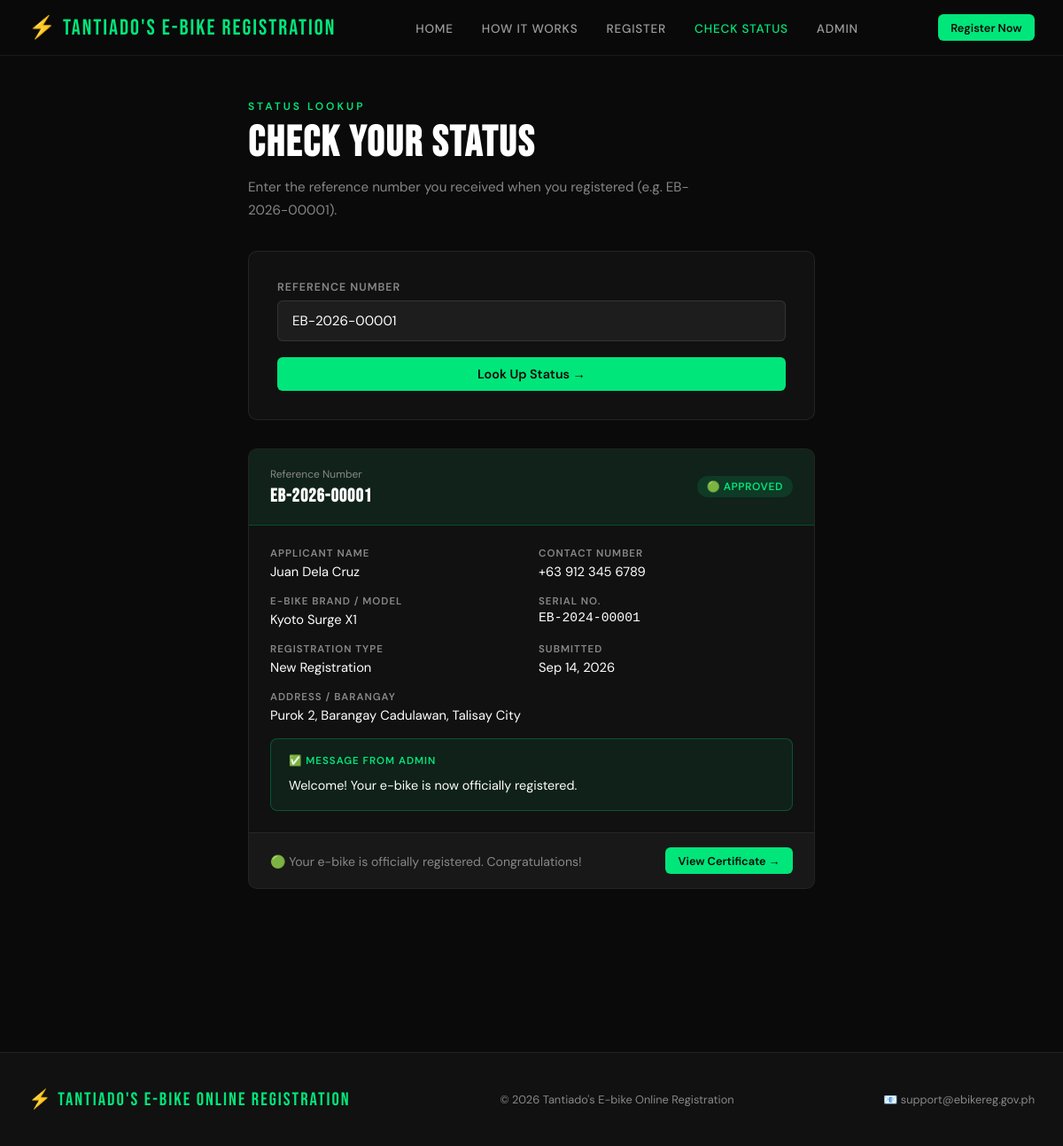
Screenshot of /check_status.php?ref=EB-2026-00001 with the database file from the repository.
### tables this page shows
CREATE TABLE IF NOT EXISTS registrations (
    id                 INT AUTO_INCREMENT PRIMARY KEY,
    reference_no       VARCHAR(20)   NOT NULL UNIQUE,            
    applicant_name     VARCHAR(150)  NOT NULL,
    address            VARCHAR(255)  NOT NULL,                   
    contact_number     VARCHAR(30)   NOT NULL,
    email              VARCHAR(150)  NOT NULL,
    ebike_brand_model  VARCHAR(150)  NOT NULL,
    serial_no          VARCHAR(100)  NOT NULL UNIQUE,
    year_bought        YEAR          NOT NULL,
    registration_type  ENUM('New Registration','Renewal','Transfer of Ownership') NOT NULL DEFAULT 'New Registration',
    doc_picture        VARCHAR(255)  NOT NULL,                   
    admin_response     TEXT,                                     
    status              ENUM('Pending','Approved','Rejected') NOT NULL DEFAULT 'Pending',
    created_at          DATETIME      NOT NULL DEFAULT CURRENT_TIMESTAMP,
    updated_at          DATETIME      NOT NULL DEFAULT CURRENT_TIMESTAMP ON UPDATE CURRENT_TIMESTAMP
);

### check_status.php (the view, shortened to what this page needs)
<?php
$result = null;
if ($_SERVER['REQUEST_METHOD'] === 'POST' || isset($_GET['ref'])) {
    include 'includes/db.php';
    $ref = trim($conn->real_escape_string($_POST['reference_no'] ?? $_GET['ref'] ?? ''));
    if (!$ref) {
        $error = 'Please enter your reference number.';
    } else {
        $res = $conn->query("SELECT * FROM registrations WHERE reference_no = '$ref' LIMIT 1");
        if ($res && $res->num_rows > 0) {
            $result = $res->fetch_assoc();
        } else {
            $error = 'No registration found for that reference number. Double-check and try again.';
        }
    }
}
include 'includes/header.php';
?>
<div class="container">
  <div class="status-wrap">
    <div style="padding-top:0;margin-bottom:2rem">
      <div class="section-label">Status Lookup</div>
      <h2 class="section-title">CHECK YOUR STATUS</h2>
      <p class="section-sub" style="margin-bottom:0">Enter the reference number you received when you registered (e.g. EB-2026-00001).</p>
    </div>
    <div class="search-card">
      <form method="POST" action="check_status.php">
        <div class="form-group">
          <label>Reference Number</label>
          <input type="text" name="reference_no" value="<?= htmlspecialchars($_POST['reference_no'] ?? $_GET['ref'] ?? '') ?>"
                 placeholder="EB-2026-00001" required autofocus>
        </div>
        <button type="submit" class="btn btn-primary" style="width:100%;justify-content:center">Look Up Status →</button>
      </form>
    </div>
    <?php if ($result): $r = $result; ?>
      <div class="result-card">
        <div class="result-header <?= strtolower($r['status']) ?>">
          <div>
            <div style="font-size:0.75rem;color:var(--gray);margin-bottom:0.2rem">Reference Number</div>
            <strong style="font-family:'Bebas Neue',sans-serif;font-size:1.3rem;letter-spacing:1px">
              <?= htmlspecialchars($r['reference_no']) ?>
            </strong>
          </div>
          <span class="badge badge-<?= strtolower($r['status']) ?>">
            <?php if ($r['status'] === 'Pending'): ?>🟡 Pending
            <?php elseif ($r['status'] === 'Approved'): ?>🟢 Approved
            <?php else: ?>🔴 Rejected<?php endif; ?>
          </span>
        </div>
        <div class="result-body">
          <div class="detail-grid">
            <div class="detail-item">
              <span class="detail-label">Applicant Name</span>
              <span class="detail-value"><?= htmlspecialchars($r['applicant_name']) ?></span>
            </div>
            <div class="detail-item">
              <span class="detail-label">Contact Number</span>
              <span class="detail-value"><?= htmlspecialchars($r['contact_number']) ?></span>
            </div>
            <div class="detail-item">
              <span class="detail-label">E-Bike Brand / Model</span>
              <span class="detail-value"><?= htmlspecialchars($r['ebike_brand_model']) ?></span>
            </div>
            <div class="detail-item">
              <span class="detail-label">Serial No.</span>
              <span class="detail-value" style="font-family:monospace"><?= htmlspecialchars($r['serial_no']) ?></span>
            </div>
            <div class="detail-item">
              <span class="detail-label">Registration Type</span>
              <span class="detail-value"><?= htmlspecialchars($r['registration_type']) ?></span>
            </div>
            <div class="detail-item">
              <span class="detail-label">Submitted</span>
              <span class="detail-value"><?= date('M d, Y', strtotime($r['created_at'])) ?></span>
            </div>
            <div class="detail-item full">
              <span class="detail-label">Address / Barangay</span>
              <span class="detail-value"><?= htmlspecialchars($r['address']) ?></span>
            </div>
          </div>
          <?php if ($r['status'] !== 'Pending' && $r['admin_response']): ?>
            <div class="admin-response-box <?= strtolower($r['status']) ?>">
              <div class="admin-response-label">
                <?= $r['status'] === 'Approved' ? '✅ Message from Admin' : '❌ Reason for Rejection' ?>
              </div>
              <?= nl2br(htmlspecialchars($r['admin_response'])) ?>
            </div>
          <?php endif; ?>
        </div>
        <div class="status-bar">
          <div>
            <?php if ($r['status'] === 'Pending'): ?>
              <span style="font-size:0.88rem;color:var(--gray)">🟡 Your registration is under review. Please check back soon.</span>
            <?php elseif ($r['status'] === 'Approved'): ?>
              <span style="font-size:0.88rem;color:var(--gray)">🟢 Your e-bike is officially registered. Congratulations!</span>
            <?php else: ?>
              <span style="font-size:0.88rem;color:var(--gray)">🔴 Your registration was rejected. See the reason above.</span>
            <?php endif; ?>
          </div>
          <?php if ($r['status'] === 'Approved'): ?>
            <a href="certificate.php?ref=<?= urlencode($r['reference_no']) ?>" class="btn btn-primary btn-sm">View Certificate →</a>
          <?php endif; ?>
        </div>
      </div>
    <?php endif; ?>
  </div>
</div>
<?php include 'includes/footer.php'; ?>

### includes/header.php (shortened to what this page needs)
<?php
$current = basename($_SERVER['PHP_SELF']);
$inAdmin = (strpos($_SERVER['PHP_SELF'], '/admin/') !== false);
$root    = $inAdmin ? '../' : '';
$cssDir  = $inAdmin ? '../css/' : 'css/';
?>
<!DOCTYPE html>
<html lang="en">
<head>
  <link rel="stylesheet" href="<?= $cssDir ?>style.css">
</head>
<body>
<nav class="main-nav">
  <a href="<?= $root ?>index.php" class="nav-logo">⚡ Tantiado's E-bike Registration</a>
  <div class="nav-links-wrap" id="navMenu">
    <ul class="nav-menu">
      <li><a href="<?= $root ?>index.php"         class="<?= $current==='index.php' && !$inAdmin ? 'active':'' ?>">Home</a></li>
      <li><a href="<?= $root ?>index.php#how"     >How It Works</a></li>
      <li><a href="<?= $root ?>register.php"      class="<?= $current==='register.php'     ? 'active':'' ?>">Register</a></li>
      <li><a href="<?= $root ?>check_status.php"  class="<?= $current==='check_status.php' ? 'active':'' ?>">Check Status</a></li>
      <li><a href="<?= $root ?>admin/index.php"   class="<?= $inAdmin                      ? 'active':'' ?>">Admin</a></li>
    </ul>
  </div>
  <div class="nav-right">
    <a href="<?= $root ?>register.php" class="btn btn-primary btn-sm">Register Now</a>
  </div>
</nav>

### includes/footer.php (shortened to what this page needs)
<footer class="main-footer">
  <div class="footer-logo">⚡ Tantiado's E-bike Online Registration</div>
  <p>© <?= date('Y') ?> Tantiado's E-bike Online Registration</p>
  <p>📧 support@ebikereg.gov.ph</p>
</footer>
</body>
</html>

### css/style.css (style rules this page uses)
*, *::before, *::after { box-sizing: border-box; margin: 0; padding: 0; }
:root { --green: #00E67A; --green-dark: #00B35E; --dark: #0a0a0a; --dark2: #111111; --dark3: #1a1a1a; --dark4: #222222; --gray: #888888; --gray-light: #cccccc; --white: #ffffff; --danger: #e74c3c; --warning: #f39c12; --success: #00E67A; --radius: 6px; --transition: 0.2s ease; }
html { scroll-behavior: smooth; }
body { font-family: 'DM Sans', sans-serif; background: var(--dark); color: var(--white); overflow-x: hidden; min-height: 100vh; }
a { text-decoration: none; color: inherit; }
.container { max-width: 1200px; margin: 0 auto; padding: 0 2rem; }
.btn { display: inline-flex; align-items: center; gap: 0.4rem; padding: 0.65rem 1.4rem; border-radius: var(--radius); font-family: 'DM Sans', sans-serif; font-size: 0.9rem; font-weight: 600; cursor: pointer; border: none; transition: all var(--transition); white-space: nowrap; }
.btn-primary { background: var(--green); color: var(--dark); }
.btn-sm { padding: 0.4rem 0.9rem; font-size: 0.8rem; }
.badge { display: inline-block; padding: 0.25rem 0.7rem; border-radius: 100px; font-size: 0.75rem; font-weight: 600; text-transform: uppercase; letter-spacing: 0.5px; }
.badge-approved { background: rgba(0,230,122,0.12); color: var(--green); }
.form-group { display: flex; flex-direction: column; gap: 0.45rem; margin-bottom: 1.1rem; }
.form-group label { font-size: 0.78rem; font-weight: 600; color: rgba(255,255,255,0.5); text-transform: uppercase; letter-spacing: 1px; }
.form-group input, .form-group select, .form-group textarea { background: rgba(255,255,255,0.05); border: 1px solid rgba(255,255,255,0.1); border-radius: var(--radius); padding: 0.75rem 1rem; color: var(--white); font-family: 'DM Sans', sans-serif; font-size: 0.95rem; outline: none; transition: border-color var(--transition), background var(--transition); width: 100%; }
nav.main-nav { position: fixed; top: 0; left: 0; right: 0; z-index: 1000; display: flex; align-items: center; justify-content: space-between; padding: 1rem 2rem; background: rgba(10,10,10,0.92); backdrop-filter: blur(14px); border-bottom: 1px solid rgba(255,255,255,0.07); transition: padding var(--transition); }
.nav-logo { font-family: 'Bebas Neue', sans-serif; font-size: 1.55rem; letter-spacing: 2px; color: var(--green); }
.nav-menu { display: flex; align-items: center; gap: 2rem; list-style: none; }
.nav-menu a { font-size: 0.85rem; font-weight: 500; color: rgba(255,255,255,0.6); letter-spacing: 0.8px; text-transform: uppercase; transition: color var(--transition); }
.nav-menu a:hover, .nav-menu a.active { color: var(--white); }
.nav-menu a.active { color: var(--green); }
.nav-right { display: flex; align-items: center; gap: 1rem; }
.section-label { font-size: 0.75rem; font-weight: 600; color: var(--green); letter-spacing: 3px; text-transform: uppercase; margin-bottom: 0.6rem; }
h2.section-title { font-family: 'Bebas Neue', sans-serif; font-size: clamp(2rem, 4vw, 3.2rem); letter-spacing: 2px; line-height: 1; margin-bottom: 0.75rem; }
.section-sub { max-width: 540px; font-size: 0.95rem; line-height: 1.75; color: rgba(255,255,255,0.5); margin-bottom: 2.5rem; }
footer.main-footer { background: var(--dark2); border-top: 1px solid rgba(255,255,255,0.07); padding: 2.5rem 2rem; display: flex; justify-content: space-between; align-items: center; flex-wrap: wrap; gap: 1rem; margin-top: 5rem; }
.footer-logo { font-family: 'Bebas Neue', sans-serif; font-size: 1.3rem; color: var(--green); letter-spacing: 2px; }
footer p { font-size: 0.8rem; color: var(--gray); }

### rows the page displays
registrations: reference_no "EB-2026-00001", applicant_name "Juan Dela Cruz", contact_number "+63 912 345 6789", ebike_brand_model "Kyoto Surge X1", serial_no "EB-2024-00001", registration_type "New Registration", created_at "Sep 14, 2026", address "Purok 2, Barangay Cadulawan, Talisay City", admin_response "Welcome! Your e-bike is now officially registered."
